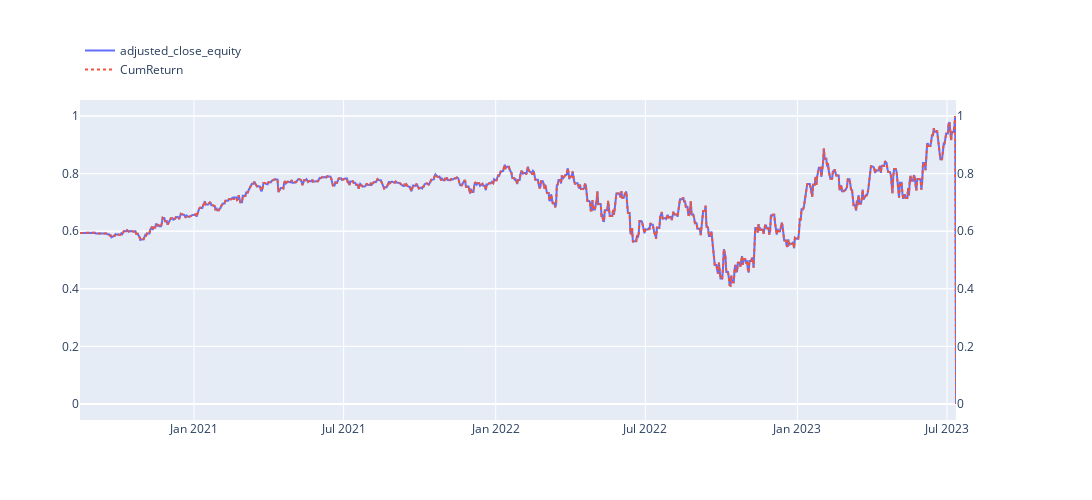
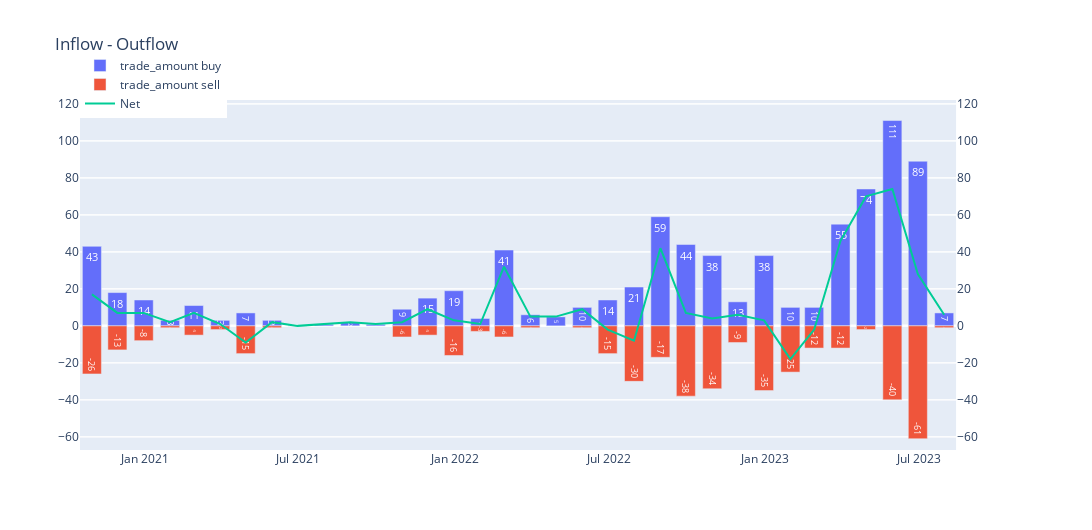
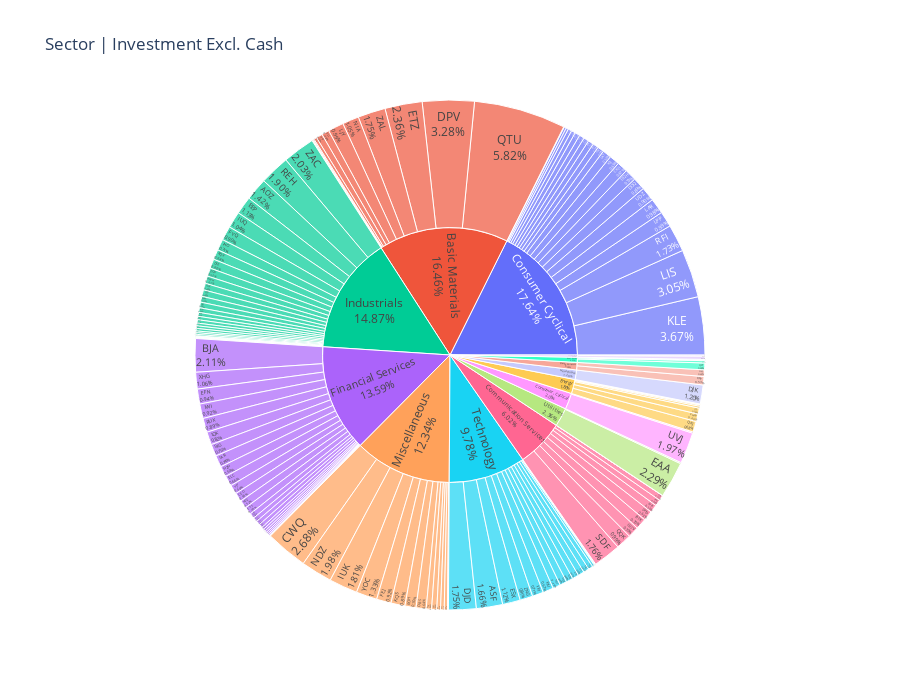
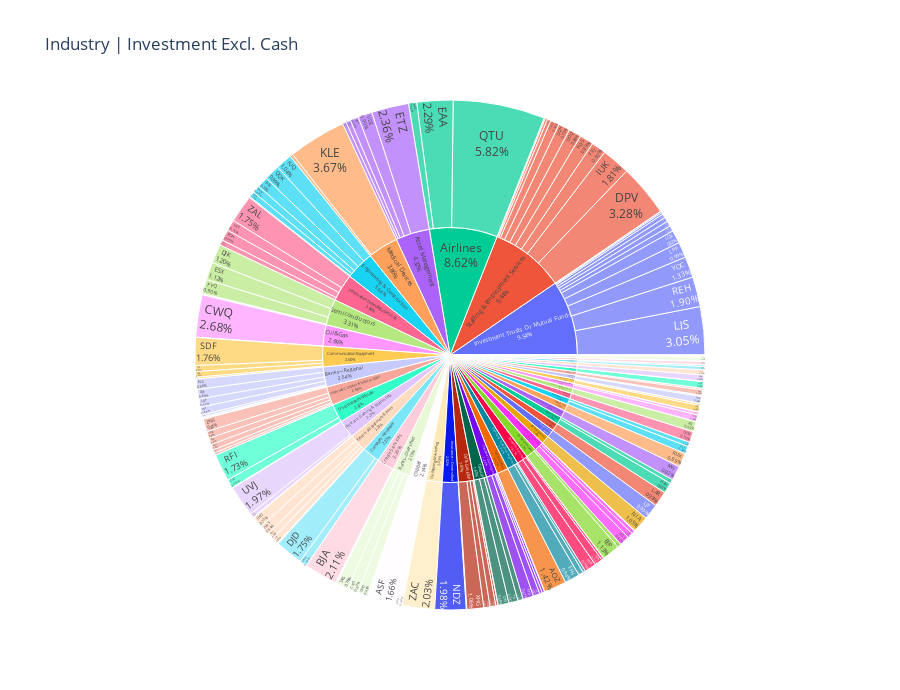

Notebook code cell kept with these figures, in order:
### Markdown cell above
### Visualize holding 
I annomized my portfolio data, that's why it may seem weird

### Code cell
### I annomized my portfolio data, that's why it may seem weird
portfolio_analytics(dict_my_portfolio,dict_trade_histroy,height=500,width=1400)

### Figure 1 — Plotly figure (JSON) as saved in the notebook; plotly's stock layout.template omitted (floating-point values rounded to 4 significant figures; data arrays with more than 128 entries replaced by an {"elided": "..."} marker saying what was removed)
{"data": [{"name": "adjusted_close_equity", "type": "scatter", "x": {"elided": "1061 str values"}, "xaxis": "x", "y": {"elided": "1061 float values"}, "yaxis": "y"}, {"line": {"dash": "dot"}, "name": "CumReturn", "type": "scatter", "x": {"elided": "1061 str values"}, "xaxis": "x", "y": {"elided": "1061 float values"}, "yaxis": "y2"}], "layout": {"barmode": "group", "height": 500, "hovermode": "x", "legend": {"x": 0, "xanchor": "left", "y": 1.2, "yanchor": "top"}, "title": {}, "width": 1400, "xaxis": {"anchor": "y", "domain": [0, 0.94]}, "yaxis": {"anchor": "x", "domain": [0, 1]}, "yaxis2": {"anchor": "x", "overlaying": "y", "side": "right"}}}

### Figure 2 — Plotly figure (JSON) as saved in the notebook; plotly's stock layout.template omitted (floating-point values rounded to 4 significant figures)
{"data": [{"name": "trade_amount buy", "textfont": {"color": "white"}, "textposition": "inside", "texttemplate": "%{y:,.0f}", "type": "bar", "x": ["2020-10-31T00:00:00", "2020-11-30T00:00:00", "2020-12-31T00:00:00", "2021-01-31T00:00:00", "2021-02-28T00:00:00", "2021-03-31T00:00:00", "2021-04-30T00:00:00", "2021-05-31T00:00:00", "2021-06-30T00:00:00", "2021-07-31T00:00:00", "2021-08-31T00:00:00", "2021-09-30T00:00:00", "2021-10-31T00:00:00", "2021-11-30T00:00:00", "2021-12-31T00:00:00", "2022-01-31T00:00:00", "2022-02-28T00:00:00", "2022-03-31T00:00:00", "2022-04-30T00:00:00", "2022-05-31T00:00:00", "2022-06-30T00:00:00", "2022-07-31T00:00:00", "2022-08-31T00:00:00", "2022-09-30T00:00:00", "2022-10-31T00:00:00", "2022-11-30T00:00:00", "2022-12-31T00:00:00", "2023-01-31T00:00:00", "2023-02-28T00:00:00", "2023-03-31T00:00:00", "2023-04-30T00:00:00", "2023-05-31T00:00:00", "2023-06-30T00:00:00", "2023-07-31T00:00:00"], "xaxis": "x", "y": [43, 18, 14, 3, 11, 3, 7, 3, 0, 1, 2, 1, 9, 15, 19, 4, 41, 6, 5, 10, 14, 21, 59, 44, 38, 13, 38, 10, 10, 55, 74, 111, 89, 7], "yaxis": "y"}, {"name": "trade_amount sell", "textfont": {"color": "white"}, "textposition": "inside", "texttemplate": "%{y:,.0f}", "type": "bar", "x": ["2020-10-31T00:00:00", "2020-11-30T00:00:00", "2020-12-31T00:00:00", "2021-01-31T00:00:00", "2021-02-28T00:00:00", "2021-03-31T00:00:00", "2021-04-30T00:00:00", "2021-05-31T00:00:00", "2021-06-30T00:00:00", "2021-07-31T00:00:00", "2021-08-31T00:00:00", "2021-09-30T00:00:00", "2021-10-31T00:00:00", "2021-11-30T00:00:00", "2021-12-31T00:00:00", "2022-01-31T00:00:00", "2022-02-28T00:00:00", "2022-03-31T00:00:00", "2022-04-30T00:00:00", "2022-05-31T00:00:00", "2022-06-30T00:00:00", "2022-07-31T00:00:00", "2022-08-31T00:00:00", "2022-09-30T00:00:00", "2022-10-31T00:00:00", "2022-11-30T00:00:00", "2022-12-31T00:00:00", "2023-01-31T00:00:00", "2023-02-28T00:00:00", "2023-03-31T00:00:00", "2023-04-30T00:00:00", "2023-05-31T00:00:00", "2023-06-30T00:00:00", "2023-07-31T00:00:00"], "xaxis": "x", "y": [-26, -13, -8, -1, -5, -2, -15, -1, 0, 0, 0, 0, -6, -5, -16, -3, -6, -1, 0, -1, -15, -30, -17, -38, -34, -9, -35, -25, -12, -12, -2, -40, -61, -1], "yaxis": "y"}, {"name": "Net", "type": "scatter", "x": ["2020-10-31T00:00:00", "2020-11-30T00:00:00", "2020-12-31T00:00:00", "2021-01-31T00:00:00", "2021-02-28T00:00:00", "2021-03-31T00:00:00", "2021-04-30T00:00:00", "2021-05-31T00:00:00", "2021-06-30T00:00:00", "2021-07-31T00:00:00", "2021-08-31T00:00:00", "2021-09-30T00:00:00", "2021-10-31T00:00:00", "2021-11-30T00:00:00", "2021-12-31T00:00:00", "2022-01-31T00:00:00", "2022-02-28T00:00:00", "2022-03-31T00:00:00", "2022-04-30T00:00:00", "2022-05-31T00:00:00", "2022-06-30T00:00:00", "2022-07-31T00:00:00", "2022-08-31T00:00:00", "2022-09-30T00:00:00", "2022-10-31T00:00:00", "2022-11-30T00:00:00", "2022-12-31T00:00:00", "2023-01-31T00:00:00", "2023-02-28T00:00:00", "2023-03-31T00:00:00", "2023-04-30T00:00:00", "2023-05-31T00:00:00", "2023-06-30T00:00:00", "2023-07-31T00:00:00"], "xaxis": "x", "y": [17, 7, 7, 2, 7, 1, -9, 2, 0, 1, 2, 1, 2, 9, 3, 1, 32, 5, 5, 9, -2, -8, 42, 7, 4, 6, 3, -18, -2, 46, 70, 74, 28, 6], "yaxis": "y2"}], "layout": {"barmode": "relative", "height": 530, "hovermode": "x", "legend": {"x": 0, "xanchor": "left", "y": 1.14, "yanchor": "top"}, "title": {"text": "Inflow - Outflow"}, "width": 1600, "xaxis": {"anchor": "y", "domain": [0, 0.94]}, "yaxis": {"anchor": "x", "domain": [0, 1], "range": [-67.1, 122.1], "rangemode": "tozero"}, "yaxis2": {"anchor": "x", "overlaying": "y", "range": [-67.1, 122.1], "rangemode": "tozero", "side": "right"}}}

### Figure 3 — Plotly figure (JSON) as saved in the notebook; plotly's stock layout.template omitted (floating-point values rounded to 4 significant figures; data arrays with more than 128 entries replaced by an {"elided": "..."} marker saying what was removed)
{"data": [{"branchvalues": "total", "customdata": {"elided": "178x4 mixed values"}, "domain": {"x": [0, 1], "y": [0, 1]}, "hovertemplate": "labels=%{label}<br>equity=%{value}<br>parent=%{parent}<br>id=%{id}<br>industry=%{customdata[0]}<br>percent_change=%{customdata[1]}<br>name=%{customdata[2]}<br>rank=%{customdata[3]}<extra></extra>", "ids": {"elided": "178 str values"}, "labels": {"elided": "178 str values"}, "name": "", "parents": {"elided": "178 str values"}, "texttemplate": "%{label}<br>%{percentRoot:.2%}", "type": "sunburst", "values": {"elided": "178 float values"}}], "layout": {"height": 690, "legend": {"tracegroupgap": 0}, "title": {"text": "Sector | Investment Excl. Cash"}}}

### Figure 4 — Plotly figure (JSON) as saved in the notebook; plotly's stock layout.template omitted (floating-point values rounded to 4 significant figures; data arrays with more than 128 entries replaced by an {"elided": "..."} marker saying what was removed)
{"data": [{"branchvalues": "total", "customdata": {"elided": "218x4 mixed values"}, "domain": {"x": [0, 1], "y": [0, 1]}, "hovertemplate": "labels=%{label}<br>equity=%{value}<br>parent=%{parent}<br>id=%{id}<br>sector=%{customdata[0]}<br>percent_change=%{customdata[1]}<br>name=%{customdata[2]}<br>rank=%{customdata[3]}<extra></extra>", "ids": {"elided": "218 str values"}, "labels": {"elided": "218 str values"}, "name": "", "parents": {"elided": "218 str values"}, "texttemplate": "%{label}<br>%{percentRoot:.2%}", "type": "sunburst", "values": {"elided": "218 float values"}}], "layout": {"height": 690, "legend": {"tracegroupgap": 0}, "title": {"text": "Industry | Investment Excl. Cash"}}}
